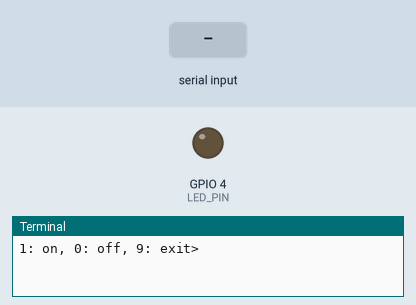
Recording of a program running on a simulated Raspberry Pi (BCM pin numbers). Parts: output pins drawn as LEDs (lit = HIGH), the last lines printed to the terminal. The test bench sets the inputs (shaded band).

Above: at 1.2 s.
1.3 s: "1" typed at the terminal, then Enter
At 2.5 s:
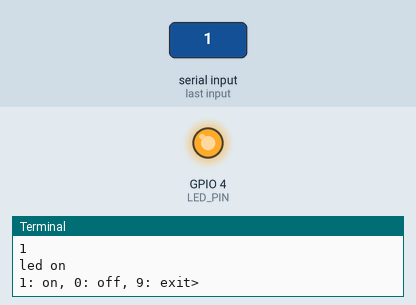
2.8 s: "0" typed at the terminal, then Enter
At 3.6 s:
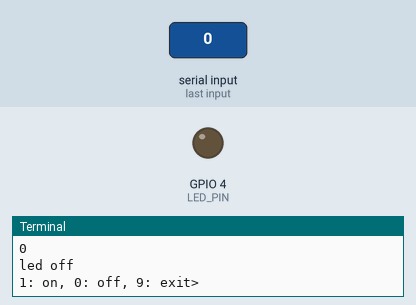
Timing chart, 0 to 5.8 s (numbered marks = the images above; inputs shaded):
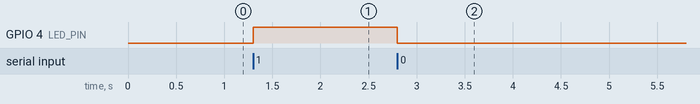

Measured:
- after the input at 1.3 s, GPIO 4 (LED_PIN): LOW → HIGH at once
- after the input at 2.8 s, GPIO 4 (LED_PIN): HIGH → LOW at once

The program:

led_blink_input.py
```python
import RPi.GPIO as GPIO

LED_PIN = 4
GPIO.setmode(GPIO.BCM)
GPIO.setup(LED_PIN,GPIO.OUT)

try:
    while True:
        val = int(input("1: on, 0: off, 9: exit>"))
        if val == 0:
            GPIO.output(LED_PIN, GPIO.LOW)
            print("led off")
        elif val == 1:
            GPIO.output(LED_PIN,GPIO.HIGH)
            print("led on")
        elif val == 9:
            break
finally:
    GPIO.cleanup()
    print("cleanup and exit")
```
